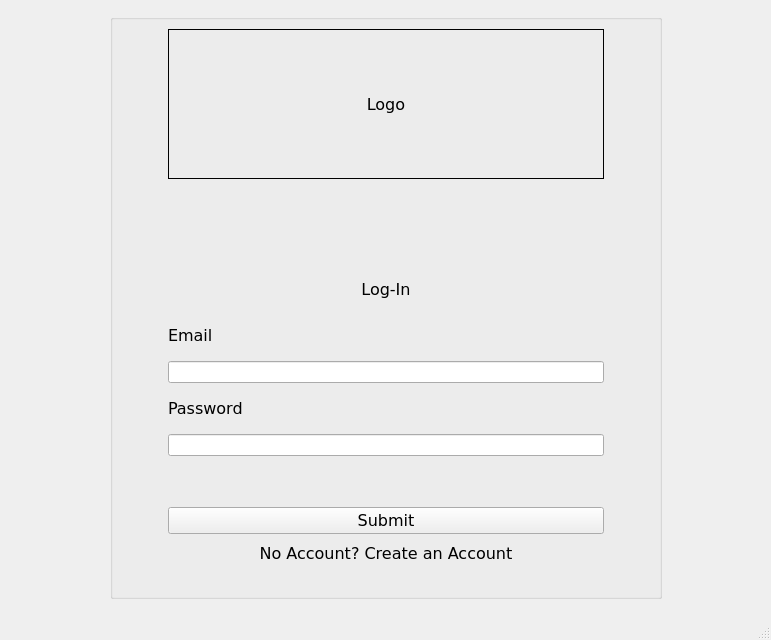
<?xml version="1.0" encoding="UTF-8"?>
<ui version="4.0">
 <class>MainWindow</class>
 <widget class="QMainWindow" name="MainWindow">
  <property name="geometry">
   <rect>
    <x>0</x>
    <y>0</y>
    <width>771</width>
    <height>640</height>
   </rect>
  </property>
  <property name="windowTitle">
   <string>MainWindow</string>
  </property>
  <widget class="QWidget" name="centralwidget">
   <layout class="QGridLayout" name="gridLayout">
    <item row="1" column="1" rowspan="2" colspan="2">
     <widget class="QGroupBox" name="groupBox">
      <property name="title">
       <string/>
      </property>
      <layout class="QGridLayout" name="gridLayout_3">
       <item row="0" column="0" rowspan="9">
        <spacer name="verticalSpacer_5">
         <property name="orientation">
          <enum>Qt::Orientation::Vertical</enum>
         </property>
         <property name="sizeHint" stdset="0">
          <size>
           <width>20</width>
           <height>483</height>
          </size>
         </property>
        </spacer>
       </item>
       <item row="0" column="2">
        <widget class="QLabel" name="main_logo_2">
         <property name="minimumSize">
          <size>
           <width>300</width>
           <height>150</height>
          </size>
         </property>
         <property name="font">
          <font>
           <family>Verdana</family>
           <pointsize>12</pointsize>
          </font>
         </property>
         <property name="frameShape">
          <enum>QFrame::Shape::Box</enum>
         </property>
         <property name="text">
          <string>Logo</string>
         </property>
         <property name="alignment">
          <set>Qt::AlignmentFlag::AlignCenter</set>
         </property>
        </widget>
       </item>
       <item row="0" column="4" rowspan="9">
        <spacer name="verticalSpacer_6">
         <property name="orientation">
          <enum>Qt::Orientation::Vertical</enum>
         </property>
         <property name="sizeHint" stdset="0">
          <size>
           <width>20</width>
           <height>483</height>
          </size>
         </property>
        </spacer>
       </item>
       <item row="1" column="2">
        <spacer name="horizontalSpacer_5">
         <property name="orientation">
          <enum>Qt::Orientation::Horizontal</enum>
         </property>
         <property name="sizeHint" stdset="0">
          <size>
           <width>430</width>
           <height>20</height>
          </size>
         </property>
        </spacer>
       </item>
       <item row="2" column="1" colspan="3">
        <spacer name="horizontalSpacer_6">
         <property name="orientation">
          <enum>Qt::Orientation::Horizontal</enum>
         </property>
         <property name="sizeHint" stdset="0">
          <size>
           <width>488</width>
           <height>20</height>
          </size>
         </property>
        </spacer>
       </item>
       <item row="3" column="2">
        <widget class="QLabel" name="login_label_2">
         <property name="font">
          <font>
           <family>Verdana</family>
           <pointsize>12</pointsize>
          </font>
         </property>
         <property name="text">
          <string>Log-In</string>
         </property>
         <property name="alignment">
          <set>Qt::AlignmentFlag::AlignCenter</set>
         </property>
        </widget>
       </item>
       <item row="4" column="2">
        <widget class="QLabel" name="email_label_2">
         <property name="font">
          <font>
           <family>Verdana</family>
           <pointsize>12</pointsize>
          </font>
         </property>
         <property name="text">
          <string>Email</string>
         </property>
        </widget>
       </item>
       <item row="5" column="2">
        <widget class="QLineEdit" name="lineEdit_2">
         <property name="text">
          <string/>
         </property>
        </widget>
       </item>
       <item row="6" column="2">
        <widget class="QLabel" name="password_label_2">
         <property name="font">
          <font>
           <family>Verdana</family>
           <pointsize>12</pointsize>
          </font>
         </property>
         <property name="text">
          <string>Password</string>
         </property>
        </widget>
       </item>
       <item row="7" column="2">
        <widget class="QLineEdit" name="lineEdit_5">
         <property name="text">
          <string/>
         </property>
        </widget>
       </item>
       <item row="8" column="2">
        <spacer name="horizontalSpacer_7">
         <property name="orientation">
          <enum>Qt::Orientation::Horizontal</enum>
         </property>
         <property name="sizeHint" stdset="0">
          <size>
           <width>430</width>
           <height>20</height>
          </size>
         </property>
        </spacer>
       </item>
       <item row="9" column="1" rowspan="2">
        <spacer name="verticalSpacer_7">
         <property name="orientation">
          <enum>Qt::Orientation::Vertical</enum>
         </property>
         <property name="sizeHint" stdset="0">
          <size>
           <width>20</width>
           <height>54</height>
          </size>
         </property>
        </spacer>
       </item>
       <item row="9" column="2">
        <widget class="QPushButton" name="create_account_log_in_button_3">
         <property name="font">
          <font>
           <family>Verdana</family>
           <pointsize>12</pointsize>
          </font>
         </property>
         <property name="text">
          <string>Submit</string>
         </property>
        </widget>
       </item>
       <item row="9" column="3" rowspan="2">
        <spacer name="verticalSpacer_8">
         <property name="orientation">
          <enum>Qt::Orientation::Vertical</enum>
         </property>
         <property name="sizeHint" stdset="0">
          <size>
           <width>20</width>
           <height>54</height>
          </size>
         </property>
        </spacer>
       </item>
       <item row="10" column="2">
        <widget class="QPushButton" name="create_account_log_in_button_4">
         <property name="minimumSize">
          <size>
           <width>200</width>
           <height>0</height>
          </size>
         </property>
         <property name="font">
          <font>
           <family>Verdana</family>
           <pointsize>12</pointsize>
          </font>
         </property>
         <property name="autoFillBackground">
          <bool>false</bool>
         </property>
         <property name="text">
          <string>No Account? Create an Account</string>
         </property>
         <property name="flat">
          <bool>true</bool>
         </property>
        </widget>
       </item>
       <item row="11" column="2">
        <spacer name="horizontalSpacer_8">
         <property name="orientation">
          <enum>Qt::Orientation::Horizontal</enum>
         </property>
         <property name="sizeHint" stdset="0">
          <size>
           <width>430</width>
           <height>20</height>
          </size>
         </property>
        </spacer>
       </item>
      </layout>
     </widget>
    </item>
    <item row="1" column="3">
     <spacer name="horizontalSpacer_10">
      <property name="orientation">
       <enum>Qt::Orientation::Horizontal</enum>
      </property>
      <property name="sizeHint" stdset="0">
       <size>
        <width>87</width>
        <height>20</height>
       </size>
      </property>
     </spacer>
    </item>
    <item row="3" column="2">
     <spacer name="verticalSpacer_10">
      <property name="orientation">
       <enum>Qt::Orientation::Vertical</enum>
      </property>
      <property name="sizeHint" stdset="0">
       <size>
        <width>20</width>
        <height>16</height>
       </size>
      </property>
     </spacer>
    </item>
    <item row="0" column="2">
     <spacer name="verticalSpacer_9">
      <property name="orientation">
       <enum>Qt::Orientation::Vertical</enum>
      </property>
      <property name="sizeHint" stdset="0">
       <size>
        <width>20</width>
        <height>11</height>
       </size>
      </property>
     </spacer>
    </item>
    <item row="2" column="0">
     <spacer name="horizontalSpacer_9">
      <property name="orientation">
       <enum>Qt::Orientation::Horizontal</enum>
      </property>
      <property name="sizeHint" stdset="0">
       <size>
        <width>88</width>
        <height>20</height>
       </size>
      </property>
     </spacer>
    </item>
   </layout>
  </widget>
  <widget class="QMenuBar" name="menubar">
   <property name="geometry">
    <rect>
     <x>0</x>
     <y>0</y>
     <width>771</width>
     <height>22</height>
    </rect>
   </property>
  </widget>
  <widget class="QStatusBar" name="statusbar"/>
 </widget>
 <resources/>
 <connections/>
</ui>
